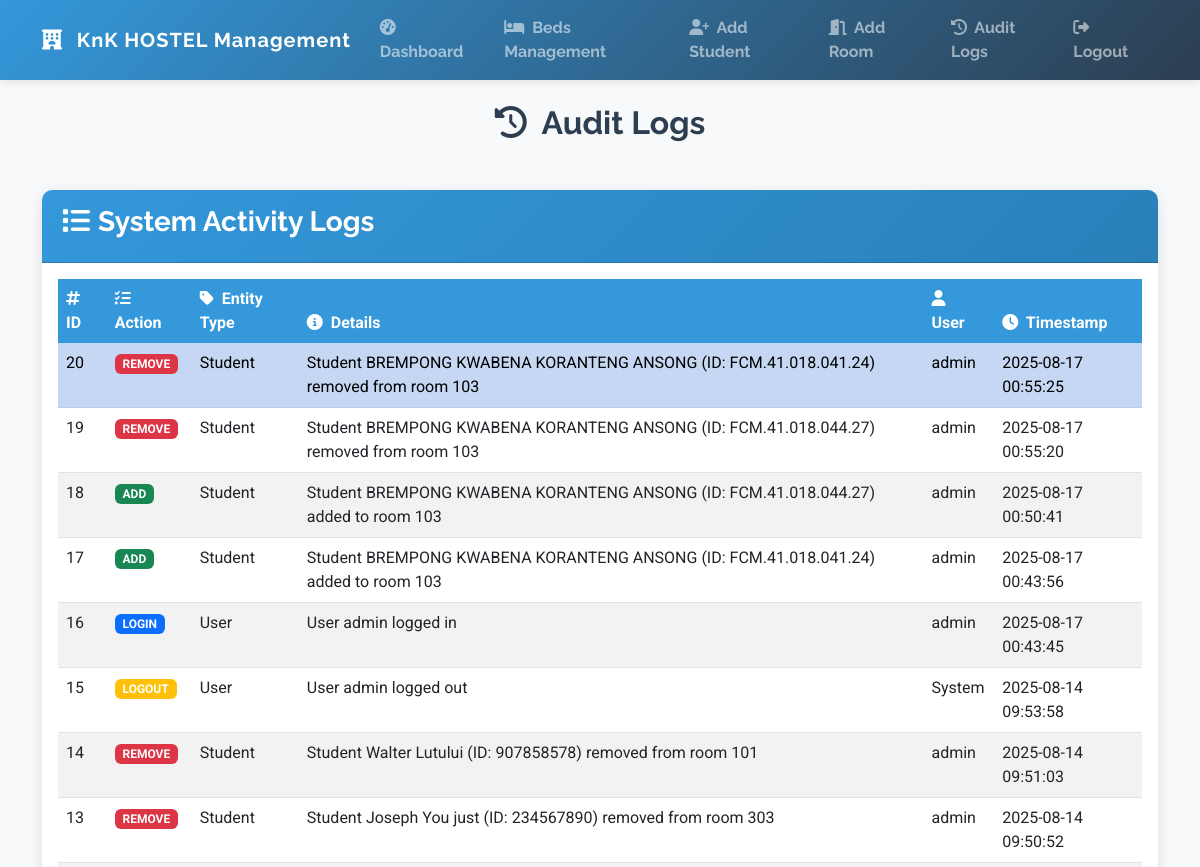
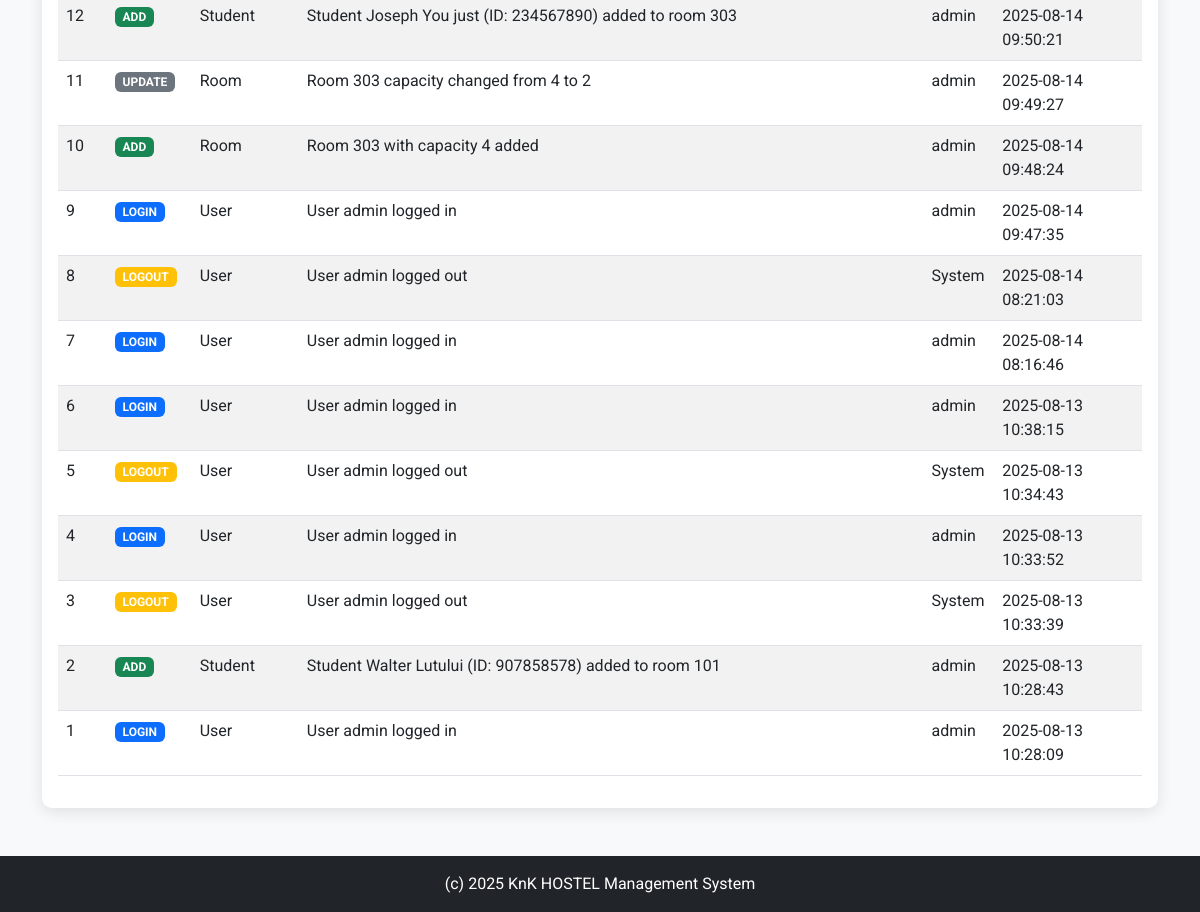
Page /audit_logs (signed in) on the committed database (2 pictures, top to bottom).
### app.py (models this page shows, shortened)
class AuditLog(db.Model):
    id = db.Column(db.Integer, primary_key=True)
    action = db.Column(db.String(50), nullable=False)
    entity_type = db.Column(db.String(50), nullable=False)
    entity_id = db.Column(db.Integer, nullable=True)
    details = db.Column(db.Text, nullable=True)
    user_id = db.Column(db.Integer, db.ForeignKey('user.id'))
    timestamp = db.Column(db.DateTime, default=datetime.now)
    user = db.relationship('User', backref=db.backref('audit_logs', lazy=True))

class User(UserMixin, db.Model):
    id = db.Column(db.Integer, primary_key=True)
    username = db.Column(db.String(80), unique=True, nullable=False)
    password = db.Column(db.String(120), nullable=False)
    role = db.Column(db.String(20), nullable=False)

### app.py (the view)
@app.route('/audit_logs')
@login_required
def audit_logs():
    logs = AuditLog.query.order_by(AuditLog.timestamp.desc()).all()
    return render_template('audit_logs.html', logs=logs)

### app.py (called while the page is built)
@login_manager.user_loader
def load_user(user_id):
    return User.query.get(int(user_id))

### templates/audit_logs.html (shortened to what this page needs)
{% extends "base.html" %}
{% block content %}
<div class="row mb-4">
    <div class="col-md-12">
        <h2 class="text-center mb-4 animate__animated animate__fadeIn"><i class="fas fa-history me-2"></i> Audit Logs</h2>
    </div>
</div>
<div class="card animate__animated animate__fadeInUp">
    <div class="card-header">
        <h3><i class="fas fa-list me-2"></i>System Activity Logs</h3>
    </div>
    <div class="card-body">
        <div class="table-responsive">
            <table class="table table-striped" id="auditTable">
                <thead>
                    <tr>
                        <th><i class="fas fa-hashtag me-1"></i> ID</th>
                        <th><i class="fas fa-tasks me-1"></i> Action</th>
                        <th><i class="fas fa-tag me-1"></i> Entity Type</th>
                        <th><i class="fas fa-info-circle me-1"></i> Details</th>
                        <th><i class="fas fa-user me-1"></i> User</th>
                        <th><i class="fas fa-clock me-1"></i> Timestamp</th>
                    </tr>
                </thead>
                <tbody>
                    {% for log in logs %}
                    <tr class="animate__animated animate__fadeIn" style="animation-delay: {{ loop.index * 0.05 }}s;">
                        <td>{{ log.id }}</td>
                        <td>
                            {% if log.action == 'add' %}
                                <span class="badge bg-success">ADD</span>
                            {% elif log.action == 'remove' %}
                                <span class="badge bg-danger">REMOVE</span>
                            {% elif log.action == 'login' %}
                                <span class="badge bg-primary">LOGIN</span>
                            {% elif log.action == 'logout' %}
                                <span class="badge bg-warning">LOGOUT</span>
                            {% else %}
                                <span class="badge bg-secondary">{{ log.action|upper }}</span>
                            {% endif %}
                        </td>
                        <td>{{ log.entity_type|capitalize }}</td>
                        <td>{{ log.details }}</td>
                        <td>{{ log.user.username if log.user else 'System' }}</td>
                        <td>{{ log.timestamp.strftime('%Y-%m-%d %H:%M:%S') }}</td>
                    </tr>
                    {% endfor %}
                </tbody>
            </table>
        </div>
    </div>
</div>
{% endblock %}

### templates/base.html (shortened to what this page needs)
<!DOCTYPE html>
<html lang="en">
<head>
    <link href="https://cdn.jsdelivr.net/npm/bootstrap@5.3.0/dist/css/bootstrap.min.css" rel="stylesheet">
    <link rel="stylesheet" href="https://cdnjs.cloudflare.com/ajax/libs/font-awesome/6.4.0/css/all.min.css">
    <link rel="stylesheet" href="https://cdnjs.cloudflare.com/ajax/libs/animate.css/4.1.1/animate.min.css">
</head>
<body>
    <nav class="navbar navbar-expand-lg navbar-dark">
        <div class="container">
            <a class="navbar-brand animate__animated animate__fadeIn" href="{{ url_for('index') }}">
                <i class="fas fa-hotel me-2"></i> KnK HOSTEL Management
            </a>
            <div class="collapse navbar-collapse" id="navbarNav">
                <ul class="navbar-nav ms-auto">
                    {% if current_user.is_authenticated %}
                        <li class="nav-item">
                            <a class="nav-link" href="{{ url_for('dashboard') }}">
                                <i class="fas fa-tachometer-alt me-1"></i> Dashboard
                            </a>
                        </li>
                        <li class="nav-item">
                            <a class="nav-link" href="{{ url_for('beds') }}">
                                <i class="fas fa-bed me-1"></i> Beds Management
                            </a>
                        </li>
                        <li class="nav-item">
                            <a class="nav-link" href="{{ url_for('add_student') }}">
                                <i class="fas fa-user-plus me-1"></i> Add Student
                            </a>
                        </li>
                        <li class="nav-item">
                            <a class="nav-link" href="{{ url_for('add_room') }}">
                                <i class="fas fa-door-open me-1"></i> Add Room
                            </a>
                        </li>
                        <li class="nav-item">
                            <a class="nav-link" href="{{ url_for('audit_logs') }}">
                                <i class="fas fa-history me-1"></i> Audit Logs
                            </a>
                        </li>
                        <li class="nav-item">
                            <a class="nav-link" href="{{ url_for('logout') }}">
                                <i class="fas fa-sign-out-alt me-1"></i> Logout
                            </a>
                        </li>
                    {% else %}
                        <li class="nav-item">
                            <a class="nav-link" href="{{ url_for('login') }}">
                                <i class="fas fa-sign-in-alt me-1"></i> Login
                            </a>
                        </li>
                    {% endif %}
                </ul>
            </div>
        </div>
    </nav>
    <div class="container mt-4">
        {% block content %}{% endblock %}
    </div>
    <footer class="bg-dark text-white mt-5 py-3">
        <div class="container text-center">
            <p class="mb-0">(c) 2025 KnK HOSTEL Management System</p>
        </div>
    </footer>
</body>
</html>

### templates/base.html (style rules this page uses)
:root { --primary-color: #3498db; --secondary-color: #2c3e50; --accent-color: #e74c3c; --light-color: #ecf0f1; --dark-color: #2c3e50; }
body { font-family: 'Roboto', sans-serif; background-color: #f8f9fa; color: var(--dark-color); }
h1, h2, h3, h4, h5, h6, .navbar-brand, .nav-link, .btn { font-family: 'Raleway', sans-serif; font-weight: 700; }
.navbar { background: linear-gradient(135deg, var(--primary-color), var(--secondary-color)) !important; box-shadow: 0 2px 10px rgba(0,0,0,0.1); }
.navbar-brand { font-weight: 700; letter-spacing: 1px; }
.card { border: none; border-radius: 10px; box-shadow: 0 4px 15px rgba(0,0,0,0.1); transition: transform 0.3s ease, box-shadow 0.3s ease; }
.card-header { background: linear-gradient(135deg, var(--primary-color), #2980b9); color: white; border-radius: 10px 10px 0 0 !important; padding: 15px 20px; }
.table { border-collapse: separate; border-spacing: 0; }
.table th { background-color: var(--primary-color); color: white; border: none; }
.table tr:nth-child(even) { background-color: rgba(52, 152, 219, 0.05); }
.nav-link { position: relative; margin: 0 5px; transition: color 0.3s ease; }
.nav-link:after { content: ''; position: absolute; width: 0; height: 2px; bottom: 0; left: 0; background-color: white; transition: width 0.3s ease; }

### rows in the picture
AuditLog: id "20", action "REMOVE", entity_type "Student", details "Student BREMPONG KWABENA KORANTENG ANSONG (ID: FCM.41.018.041.24) removed from room 103", user "admin", timestamp "2025-08-17 00:55:25"
AuditLog: id "19", action "REMOVE", entity_type "Student", details "Student BREMPONG KWABENA KORANTENG ANSONG (ID: FCM.41.018.044.27) removed from room 103", user "admin", timestamp "2025-08-17 00:55:20"
AuditLog: id "18", action "ADD", entity_type "Student", details "Student BREMPONG KWABENA KORANTENG ANSONG (ID: FCM.41.018.044.27) added to room 103", user "admin", timestamp "2025-08-17 00:50:41"
AuditLog: id "17", action "ADD", entity_type "Student", details "Student BREMPONG KWABENA KORANTENG ANSONG (ID: FCM.41.018.041.24) added to room 103", user "admin", timestamp "2025-08-17 00:43:56"
AuditLog: id "16", action "LOGIN", entity_type "User", details "User admin logged in", user "admin", timestamp "2025-08-17 00:43:45"
AuditLog: id "15", action "LOGOUT", entity_type "User", details "User admin logged out", user "System", timestamp "2025-08-14 09:53:58"
AuditLog: id "14", action "REMOVE", entity_type "Student", details "Student Walter Lutului (ID: 907858578) removed from room 101", user "admin", timestamp "2025-08-14 09:51:03"
AuditLog: id "13", action "REMOVE", entity_type "Student", details "Student Joseph You just (ID: 234567890) removed from room 303", user "admin", timestamp "2025-08-14 09:50:52"
AuditLog: id "12", action "ADD", entity_type "Student", details "Student Joseph You just (ID: 234567890) added to room 303", user "admin", timestamp "2025-08-14 09:50:21"
AuditLog: id "11", action "UPDATE", entity_type "Room", details "Room 303 capacity changed from 4 to 2", user "admin", timestamp "2025-08-14 09:49:27"
AuditLog: id "10", action "ADD", entity_type "Room", details "Room 303 with capacity 4 added", user "admin", timestamp "2025-08-14 09:48:24"
AuditLog: id "9", action "LOGIN", entity_type "User", details "User admin logged in", user "admin", timestamp "2025-08-14 09:47:35"
AuditLog: id "8", action "LOGOUT", entity_type "User", details "User admin logged out", user "System", timestamp "2025-08-14 08:21:03"
AuditLog: id "7", action "LOGIN", entity_type "User", details "User admin logged in", user "admin", timestamp "2025-08-14 08:16:46"
AuditLog: id "6", action "LOGIN", entity_type "User", details "User admin logged in", user "admin", timestamp "2025-08-13 10:38:15"
AuditLog: id "5", action "LOGOUT", entity_type "User", details "User admin logged out", user "System", timestamp "2025-08-13 10:34:43"
AuditLog: id "4", action "LOGIN", entity_type "User", details "User admin logged in", user "admin", timestamp "2025-08-13 10:33:52"
AuditLog: id "3", action "LOGOUT", entity_type "User", details "User admin logged out", user "System", timestamp "2025-08-13 10:33:39"
AuditLog: id "2", action "ADD", entity_type "Student", details "Student Walter Lutului (ID: 907858578) added to room 101", user "admin", timestamp "2025-08-13 10:28:43"
AuditLog: id "1", action "LOGIN", entity_type "User", details "User admin logged in", user "admin", timestamp "2025-08-13 10:28:09"
